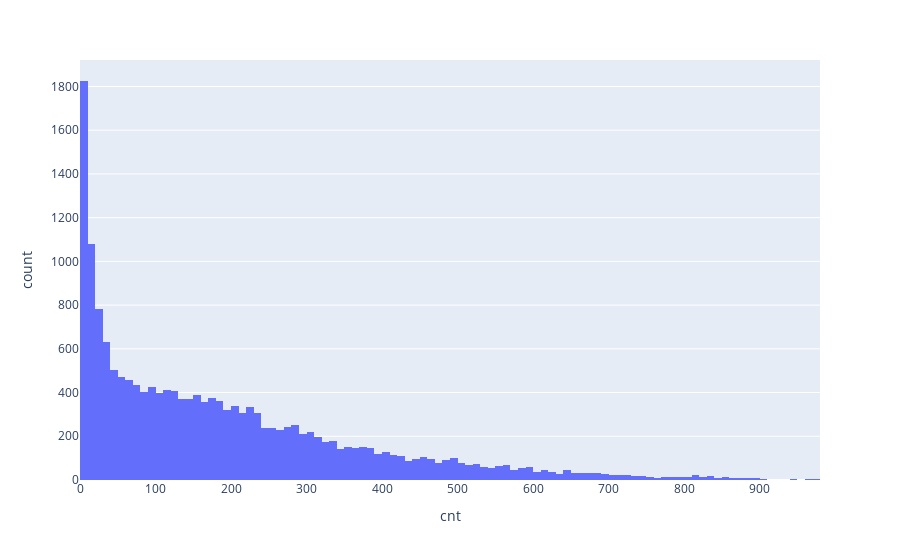

Notebook code for this chart:
### Markdown cell above
Distribution of target variable

### Code cell
fig = px.histogram(df['cnt'], x='cnt')
fig.show()

### Figure 1 — Plotly figure (JSON) as saved in the notebook; plotly's stock layout.template omitted (floating-point values rounded to 4 significant figures; data arrays with more than 128 entries replaced by an {"elided": "..."} marker saying what was removed)
{"data": [{"alignmentgroup": "True", "bingroup": "x", "hovertemplate": "cnt=%{x}<br>count=%{y}<extra></extra>", "legendgroup": "", "marker": {"color": "#636efa"}, "name": "", "offsetgroup": "", "orientation": "v", "showlegend": false, "type": "histogram", "x": {"elided": "17379 int values"}, "xaxis": "x", "yaxis": "y"}], "layout": {"barmode": "relative", "legend": {"tracegroupgap": 0}, "margin": {"t": 60}, "xaxis": {"anchor": "y", "domain": [0, 1], "title": {"text": "cnt"}}, "yaxis": {"anchor": "x", "domain": [0, 1], "title": {"text": "count"}}}}
